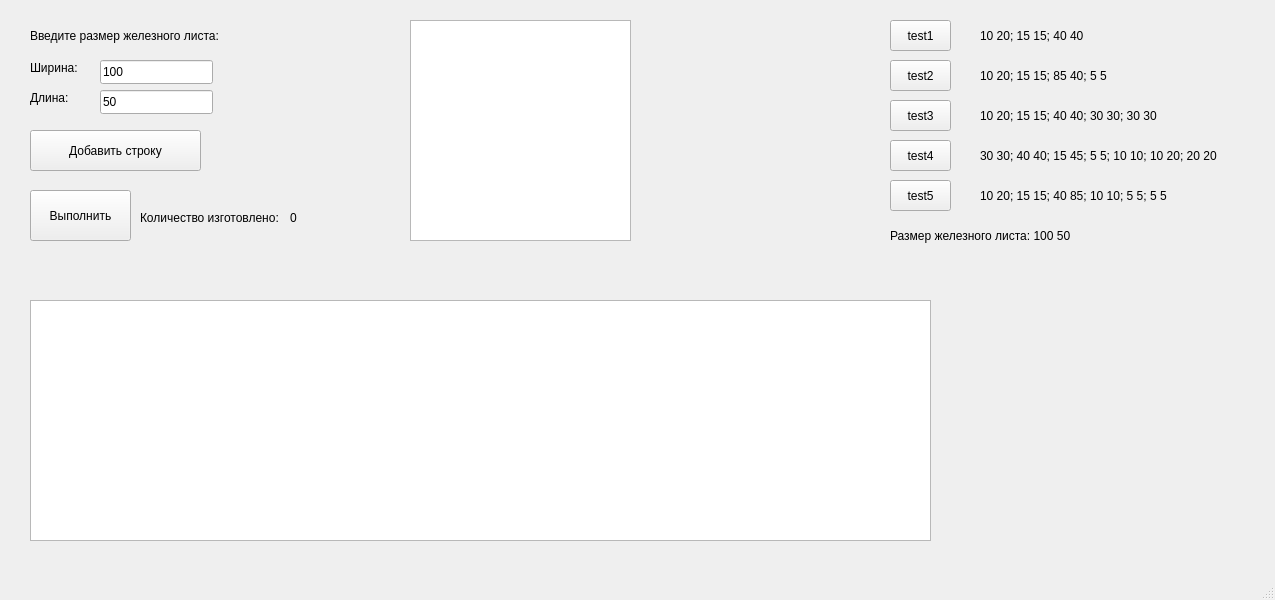
<?xml version="1.0" encoding="UTF-8"?>
<ui version="4.0">
 <class>MainWindow</class>
 <widget class="QMainWindow" name="MainWindow">
  <property name="geometry">
   <rect>
    <x>0</x>
    <y>0</y>
    <width>1275</width>
    <height>600</height>
   </rect>
  </property>
  <property name="windowTitle">
   <string>MainWindow</string>
  </property>
  <widget class="QWidget" name="centralwidget">
   <widget class="QTableWidget" name="tableWidget">
    <property name="geometry">
     <rect>
      <x>410</x>
      <y>20</y>
      <width>221</width>
      <height>221</height>
     </rect>
    </property>
   </widget>
   <widget class="QGraphicsView" name="graphicsView">
    <property name="geometry">
     <rect>
      <x>30</x>
      <y>300</y>
      <width>901</width>
      <height>241</height>
     </rect>
    </property>
   </widget>
   <widget class="QPushButton" name="pushButton">
    <property name="geometry">
     <rect>
      <x>30</x>
      <y>190</y>
      <width>101</width>
      <height>51</height>
     </rect>
    </property>
    <property name="text">
     <string>Выполнить</string>
    </property>
   </widget>
   <widget class="QLabel" name="label">
    <property name="geometry">
     <rect>
      <x>140</x>
      <y>210</y>
      <width>161</width>
      <height>16</height>
     </rect>
    </property>
    <property name="text">
     <string>Количество изготовлено:</string>
    </property>
   </widget>
   <widget class="QLabel" name="label_2">
    <property name="geometry">
     <rect>
      <x>290</x>
      <y>210</y>
      <width>31</width>
      <height>16</height>
     </rect>
    </property>
    <property name="text">
     <string>0</string>
    </property>
   </widget>
   <widget class="QPushButton" name="pushButton_2">
    <property name="geometry">
     <rect>
      <x>30</x>
      <y>130</y>
      <width>171</width>
      <height>41</height>
     </rect>
    </property>
    <property name="text">
     <string>Добавить строку</string>
    </property>
   </widget>
   <widget class="QLabel" name="label_3">
    <property name="geometry">
     <rect>
      <x>30</x>
      <y>90</y>
      <width>51</width>
      <height>16</height>
     </rect>
    </property>
    <property name="text">
     <string>Длина:</string>
    </property>
   </widget>
   <widget class="QLabel" name="label_4">
    <property name="geometry">
     <rect>
      <x>30</x>
      <y>60</y>
      <width>51</width>
      <height>16</height>
     </rect>
    </property>
    <property name="text">
     <string>Ширина:</string>
    </property>
   </widget>
   <widget class="QLineEdit" name="lineEdit">
    <property name="geometry">
     <rect>
      <x>100</x>
      <y>60</y>
      <width>113</width>
      <height>24</height>
     </rect>
    </property>
    <property name="text">
     <string>100</string>
    </property>
   </widget>
   <widget class="QLineEdit" name="lineEdit_2">
    <property name="geometry">
     <rect>
      <x>100</x>
      <y>90</y>
      <width>113</width>
      <height>24</height>
     </rect>
    </property>
    <property name="text">
     <string>50</string>
    </property>
   </widget>
   <widget class="QLabel" name="label_9">
    <property name="geometry">
     <rect>
      <x>30</x>
      <y>20</y>
      <width>281</width>
      <height>31</height>
     </rect>
    </property>
    <property name="text">
     <string>Введите размер железного листа:</string>
    </property>
   </widget>
   <widget class="QPushButton" name="pushButton_3">
    <property name="geometry">
     <rect>
      <x>890</x>
      <y>20</y>
      <width>61</width>
      <height>31</height>
     </rect>
    </property>
    <property name="text">
     <string>test1</string>
    </property>
   </widget>
   <widget class="QPushButton" name="pushButton_4">
    <property name="geometry">
     <rect>
      <x>890</x>
      <y>60</y>
      <width>61</width>
      <height>31</height>
     </rect>
    </property>
    <property name="text">
     <string>test2</string>
    </property>
   </widget>
   <widget class="QPushButton" name="pushButton_5">
    <property name="geometry">
     <rect>
      <x>890</x>
      <y>100</y>
      <width>61</width>
      <height>31</height>
     </rect>
    </property>
    <property name="text">
     <string>test3</string>
    </property>
   </widget>
   <widget class="QPushButton" name="pushButton_6">
    <property name="geometry">
     <rect>
      <x>890</x>
      <y>140</y>
      <width>61</width>
      <height>31</height>
     </rect>
    </property>
    <property name="text">
     <string>test4</string>
    </property>
   </widget>
   <widget class="QPushButton" name="pushButton_7">
    <property name="geometry">
     <rect>
      <x>890</x>
      <y>180</y>
      <width>61</width>
      <height>31</height>
     </rect>
    </property>
    <property name="text">
     <string>test5</string>
    </property>
   </widget>
   <widget class="QLabel" name="test1_text">
    <property name="geometry">
     <rect>
      <x>980</x>
      <y>20</y>
      <width>231</width>
      <height>31</height>
     </rect>
    </property>
    <property name="text">
     <string>10 20; 15 15; 40 40</string>
    </property>
   </widget>
   <widget class="QLabel" name="test5_text">
    <property name="geometry">
     <rect>
      <x>980</x>
      <y>180</y>
      <width>201</width>
      <height>31</height>
     </rect>
    </property>
    <property name="text">
     <string>10 20; 15 15; 40 85; 10 10; 5 5; 5 5</string>
    </property>
   </widget>
   <widget class="QLabel" name="label_6">
    <property name="geometry">
     <rect>
      <x>890</x>
      <y>220</y>
      <width>281</width>
      <height>31</height>
     </rect>
    </property>
    <property name="text">
     <string>Размер железного листа: 100 50 </string>
    </property>
   </widget>
   <widget class="QLabel" name="test3_text">
    <property name="geometry">
     <rect>
      <x>980</x>
      <y>100</y>
      <width>201</width>
      <height>31</height>
     </rect>
    </property>
    <property name="text">
     <string>10 20; 15 15; 40 40; 30 30; 30 30</string>
    </property>
   </widget>
   <widget class="QLabel" name="test4_text">
    <property name="geometry">
     <rect>
      <x>980</x>
      <y>140</y>
      <width>251</width>
      <height>31</height>
     </rect>
    </property>
    <property name="text">
     <string>30 30; 40 40; 15 45; 5 5; 10 10; 10 20; 20 20</string>
    </property>
   </widget>
   <widget class="QLabel" name="test2_text">
    <property name="geometry">
     <rect>
      <x>980</x>
      <y>60</y>
      <width>201</width>
      <height>31</height>
     </rect>
    </property>
    <property name="text">
     <string>10 20; 15 15; 85 40; 5 5</string>
    </property>
   </widget>
  </widget>
  <widget class="QMenuBar" name="menubar">
   <property name="geometry">
    <rect>
     <x>0</x>
     <y>0</y>
     <width>1275</width>
     <height>21</height>
    </rect>
   </property>
  </widget>
  <widget class="QStatusBar" name="statusbar"/>
 </widget>
 <resources/>
 <connections/>
</ui>
